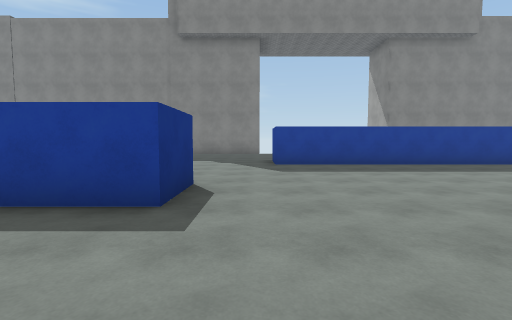
[1] (above)

24 first-person views from a walk through a 3-D level made in the Unity game engine. The camera is 1.4 m above the floor, tilts 4° down and sees 85° across. The floor is counted in squares, 2 m on a side. Each view is taken from the middle of a square. On the plan, view 1 faces up. The plan holds only what a view shows up to about 9 squares ahead; the rest is blank. The place goes on beyond the plan. The player is left out. Surface patterns are stand-ins for the level's own textures.

[2]
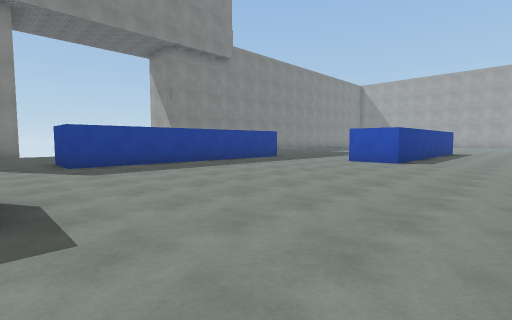

[3]
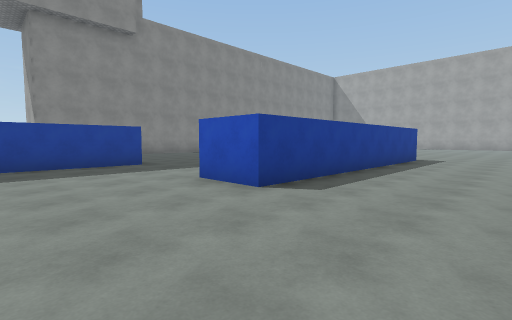

[4]
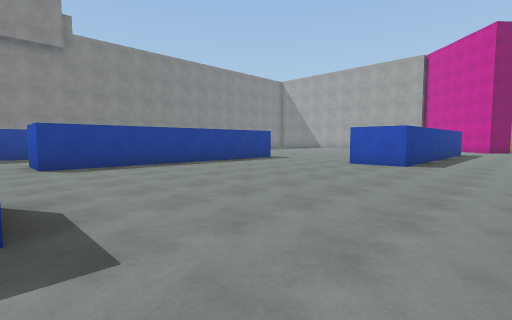

[5]
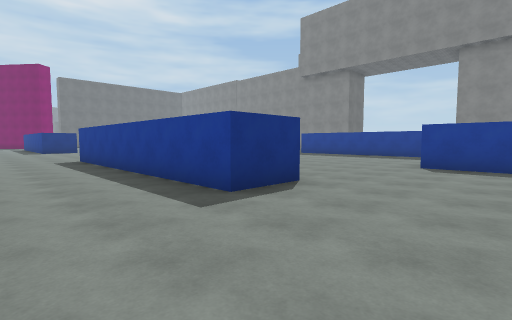

[6]
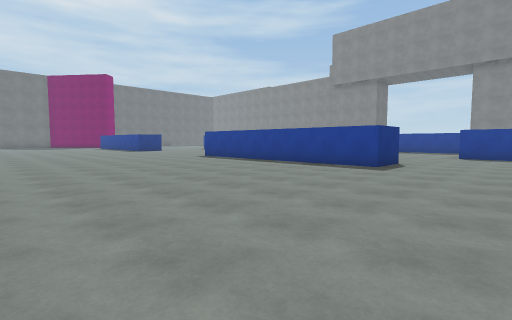

[7]
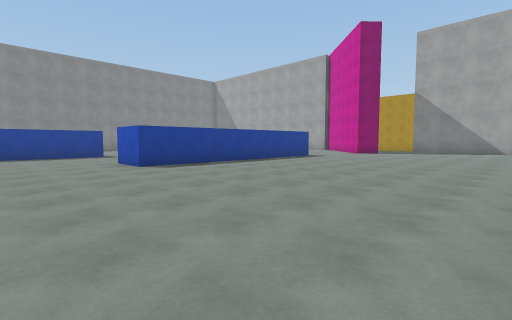

[8]
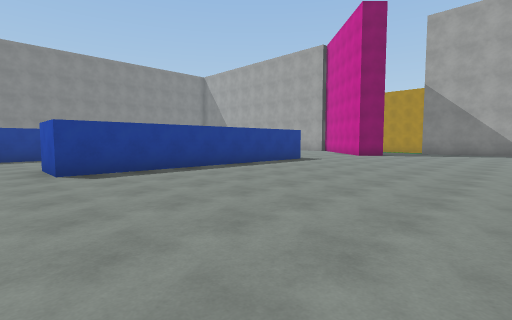

[9]
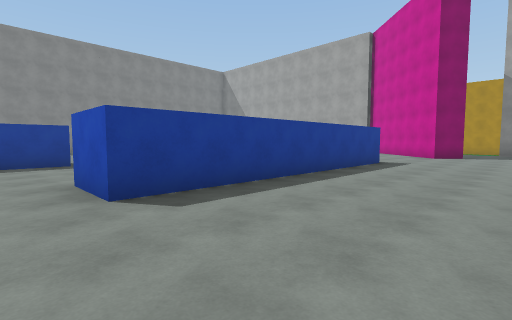

[10]
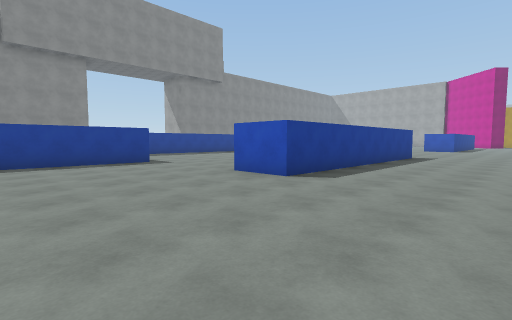

[11]
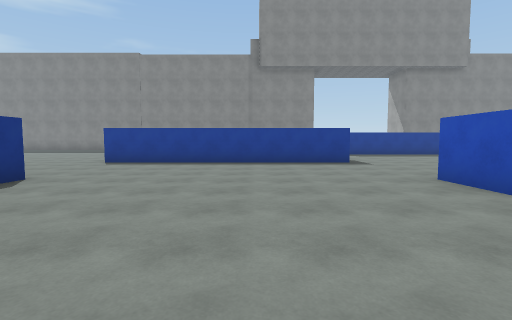

[12]
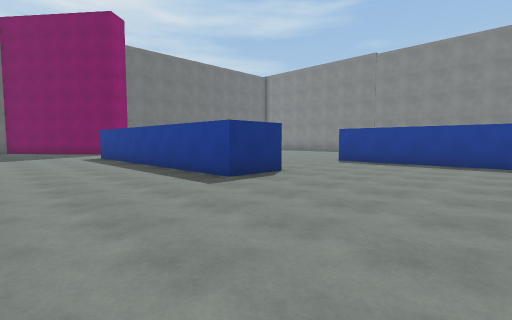

[13]
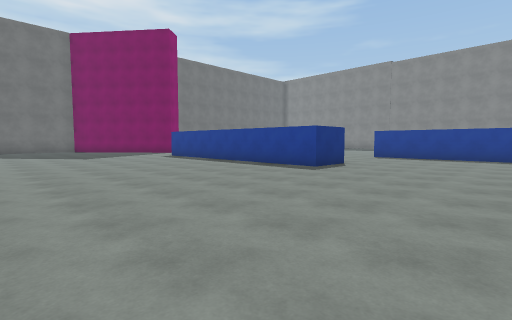

[14]
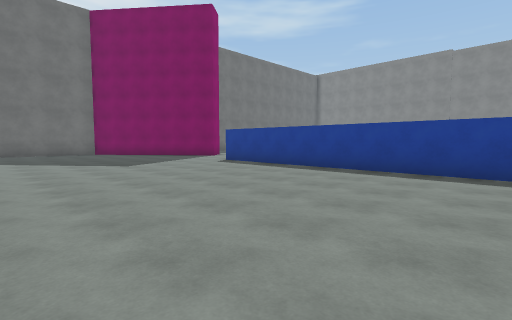

[15]
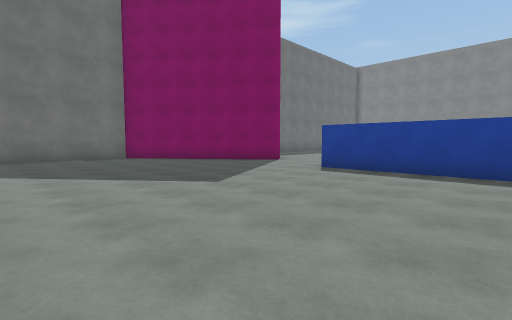

[16]
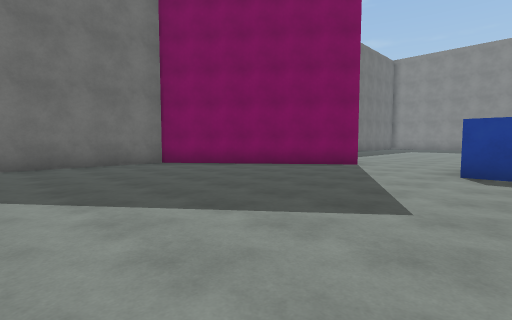

[17]
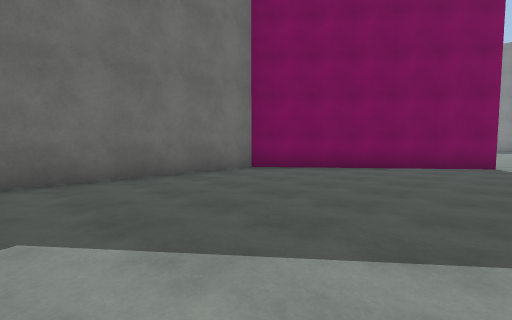

[18]
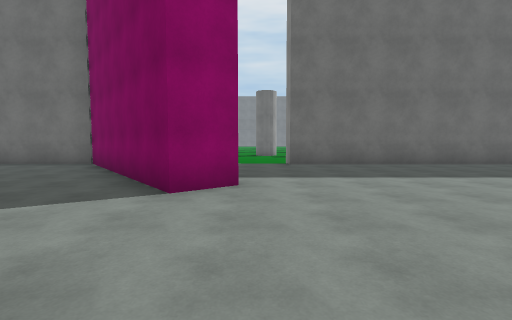

[19]
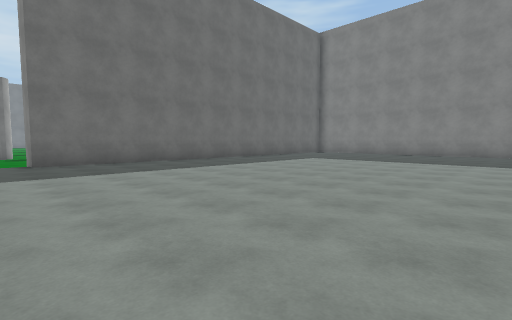

[20]
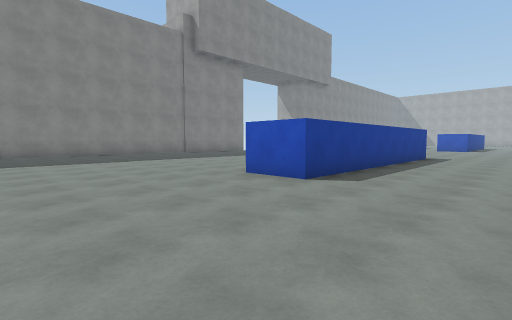

[21]
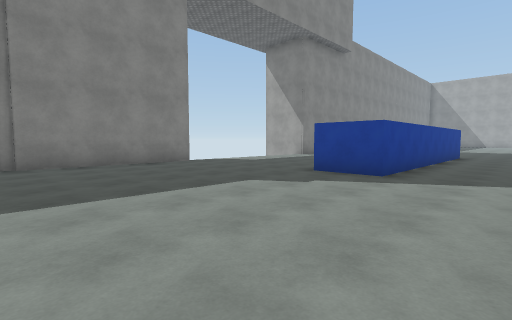

[22]
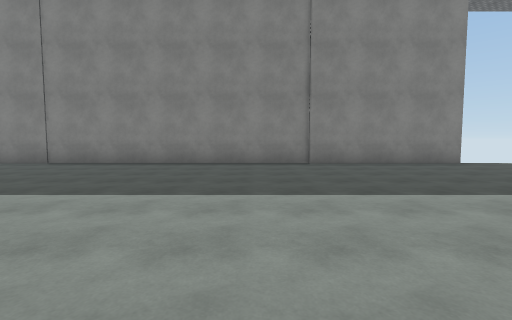

[23]
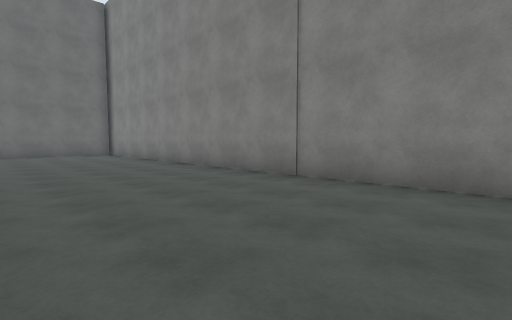

[24]
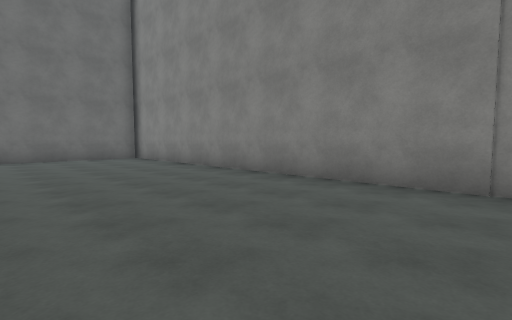

### Floor plan
Points are (right, up) in squares from view 1. A wall is a line through its corners. A room is listed if a view was taken in it or the views show most of it. See-through windows are left out.
Room 1 (views 1, 3)
walls: (-1, 4.5) (-1, 2.9); (8, 2.9) (8, 4.5); (7.5, 8.1) (0.6, 8.1)
ways out: opening at (-1, 1) to room 2; opening at (7.3, 1) to room 2; opening at (0, 6.5) to room 3; opening at (7, 6) to room 3
Room 2 (views 2, 4, 5, 6, 7, 8, 9, 10, 11, 12, 13, 14, 15, 16, 17)
walls: (7.1, -1) (7.1, -2.6) (-0.7, -2.6) (-0.7, -1); (-1, 2.9) (-8.8, 2.9); (-8.1, -1) (-8.1, -2.6) (-16, -2.6); (14.4, 2.9) (8, 2.9); (-18.7, -1.1) (-23.3, -4.8) (-23.3, -9.9); (22.9, -2.6) (15, -2.6) (15, -1)
ways out: opening at (-1, 1) to room 1; opening at (7.3, 1) to room 1; opening at (-17.5, -1) to room 3; opening at (-9.7, 1) to room 3; opening at (14, 1) to room 3
Room 3 (views 18, 19, 20, 21, 22, 23, 24)
walls: (0.6, 8.1) (0.6, 9.8); (0.2, 14.5) (-20.2, 14.5); (8.5, 8.1) (7.5, 8.1); (-8.8, 2.9) (-8.8, 4.5); (15.9, 2.9) (14.4, 2.9); (-19.4, -0.2) (-18.7, -1.1); (-23.3, 7.5) (-23.3, 1) (-24.2, 1); (-23.3, 11.8) (-23.3, 10.4)
ways out: opening at (0, 6.5) to room 1; opening at (7, 6) to room 1; opening at (-17.5, -1) to room 2; opening at (-9.7, 1) to room 2; opening at (14, 1) to room 2

Positions as (right, up) in squares from view 1, and headings:
1: (0, 0), facing up
2: (-1, 0), facing up-right
3: (5, 0), facing up-right
4: (7, -5), facing up-right
5: (10, -5), facing up-left
6: (10, -10), facing up-left
7: (12, -10), facing up-right
8: (14, -9), facing up-right
9: (14, -6), facing up-right
10: (-5, -6), facing up-right
11: (-4, -6), facing up
12: (-4, -6), facing up-left
13: (-4, -9), facing up-left
14: (-8, -9), facing up-left
15: (-12, -9), facing up-left
16: (-15, -9), facing up-left
17: (-18, -10), facing up-left
18: (-15, 0), facing left
19: (-14, 0), facing up-left
20: (-13, 0), facing up-right
21: (-5, 6), facing up-right
22: (-6, 6), facing up
23: (-9, 10), facing up-left
24: (-12, 10), facing up-left
